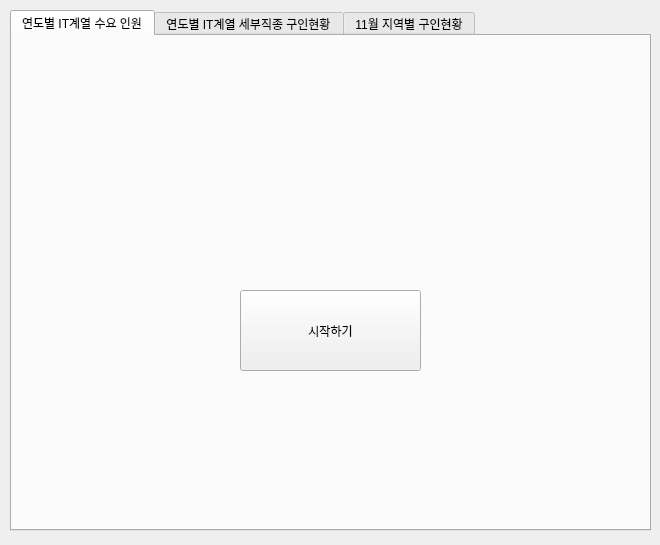
<?xml version="1.0" encoding="UTF-8"?>
<ui version="4.0">
 <class>testTab</class>
 <widget class="QMainWindow" name="testTab">
  <property name="geometry">
   <rect>
    <x>0</x>
    <y>0</y>
    <width>660</width>
    <height>545</height>
   </rect>
  </property>
  <property name="windowTitle">
   <string>MainWindow</string>
  </property>
  <widget class="QWidget" name="central">
   <widget class="QTabWidget" name="tabWidget">
    <property name="enabled">
     <bool>true</bool>
    </property>
    <property name="geometry">
     <rect>
      <x>10</x>
      <y>10</y>
      <width>641</width>
      <height>521</height>
     </rect>
    </property>
    <property name="currentIndex">
     <number>0</number>
    </property>
    <widget class="QWidget" name="tab">
     <property name="cursor">
      <cursorShape>ArrowCursor</cursorShape>
     </property>
     <attribute name="title">
      <string>연도별 IT계열 수요 인원</string>
     </attribute>
     <widget class="QLabel" name="pic1">
      <property name="enabled">
       <bool>true</bool>
      </property>
      <property name="geometry">
       <rect>
        <x>0</x>
        <y>-20</y>
        <width>641</width>
        <height>521</height>
       </rect>
      </property>
      <property name="text">
       <string/>
      </property>
      <property name="pixmap">
       <pixmap>C:/Users/don99/Desktop/PythonWorkSpace/정보통신수요인원.png</pixmap>
      </property>
     </widget>
    </widget>
    <widget class="QWidget" name="tab_2">
     <attribute name="title">
      <string>연도별 IT계열 세부직종 구인현황</string>
     </attribute>
     <widget class="QLabel" name="pic2">
      <property name="geometry">
       <rect>
        <x>0</x>
        <y>-30</y>
        <width>641</width>
        <height>521</height>
       </rect>
      </property>
      <property name="text">
       <string/>
      </property>
      <property name="textInteractionFlags">
       <set>Qt::LinksAccessibleByMouse|Qt::TextEditable</set>
      </property>
     </widget>
     <widget class="QComboBox" name="cb1">
      <property name="geometry">
       <rect>
        <x>500</x>
        <y>10</y>
        <width>131</width>
        <height>22</height>
       </rect>
      </property>
      <property name="editable">
       <bool>false</bool>
      </property>
      <item>
       <property name="text">
        <string>전체</string>
       </property>
      </item>
      <item>
       <property name="text">
        <string>클라우드</string>
       </property>
      </item>
      <item>
       <property name="text">
        <string>빅데이터</string>
       </property>
      </item>
      <item>
       <property name="text">
        <string>IoT</string>
       </property>
      </item>
      <item>
       <property name="text">
        <string>인공지능</string>
       </property>
      </item>
      <item>
       <property name="text">
        <string>VR/AR/MR</string>
       </property>
      </item>
      <item>
       <property name="text">
        <string>블록체인</string>
       </property>
      </item>
     </widget>
    </widget>
    <widget class="QWidget" name="widget">
     <attribute name="title">
      <string>11월 지역별 구인현황</string>
     </attribute>
     <widget class="QLabel" name="pic3">
      <property name="geometry">
       <rect>
        <x>0</x>
        <y>-30</y>
        <width>641</width>
        <height>521</height>
       </rect>
      </property>
      <property name="text">
       <string/>
      </property>
     </widget>
     <widget class="QComboBox" name="cb2">
      <property name="geometry">
       <rect>
        <x>510</x>
        <y>10</y>
        <width>121</width>
        <height>21</height>
       </rect>
      </property>
      <item>
       <property name="text">
        <string>서울</string>
       </property>
      </item>
      <item>
       <property name="text">
        <string>경기</string>
       </property>
      </item>
      <item>
       <property name="text">
        <string>인천</string>
       </property>
      </item>
      <item>
       <property name="text">
        <string>부산</string>
       </property>
      </item>
     </widget>
    </widget>
   </widget>
   <widget class="QPushButton" name="btn1">
    <property name="geometry">
     <rect>
      <x>240</x>
      <y>290</y>
      <width>181</width>
      <height>81</height>
     </rect>
    </property>
    <property name="text">
     <string>시작하기</string>
    </property>
   </widget>
  </widget>
 </widget>
 <resources/>
 <connections/>
</ui>
